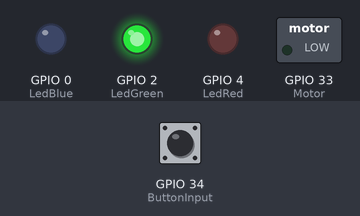
This sketch was run on a simulated ESP32. Shown: switched loads named in the sketch (green lamp = pin HIGH), output pins drawn as LEDs (lit = HIGH). The test bench sets the inputs (shaded band); at power-on: GPIO 34 (ButtonInput) LOW. What the sketch prints to the serial monitor is not drawn.

Above: at 2.2 s.
2.3 s: GPIO 34 (ButtonInput) pulled HIGH for 0.15 s
At 3.2 s:
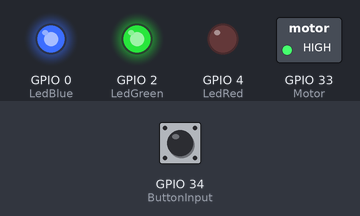
5.4 s: GPIO 34 (ButtonInput) pulled HIGH for 1 s
At 6.6 s:
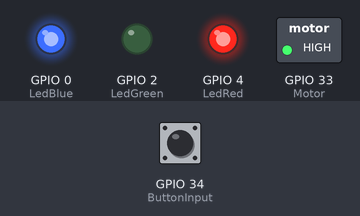
8.5 s: GPIO 34 (ButtonInput) pulled HIGH for 3.2 s
At 15.3 s:
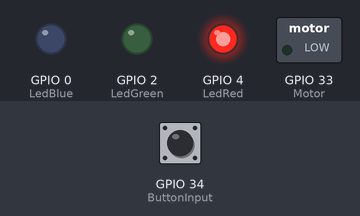
Timing chart, 0 to 18.5 s (numbered marks = the images above; inputs shaded):
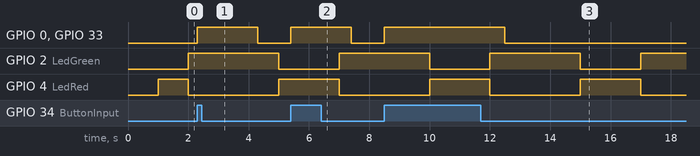

The sketch:

ECE2799_Mutlthread_Test.ino
```cpp
TaskHandle_t Task1;
TaskHandle_t Task2;

#define LedRed 4
#define LedBlue 0
#define LedGreen 2
#define Motor 33
#define ButtonInput 34
int ButtonState = 0;

//Adding PWM so the LEDs don't blow each other out
//const int freq = 5000;
//const int ledChannel = 0;
//const int resolution = 8;

//Setup for the mutlithread stuff
void setup() {
  Serial.begin(115200);
  Serial.print("setup() running on core ");
  Serial.println(xPortGetCoreID());

  //create a task that will be executed in the Task1code() function, with priority 1 and executed on core 0
  xTaskCreatePinnedToCore(
                    Task1code,   /* Task function. */
                    "Task1",     /* name of task. */
                    10000,       /* Stack size of task */
                    NULL,        /* parameter of the task */
                    1,           /* priority of the task */
                    &Task1,      /* Task handle to keep track of created task */
                    0);          /* pin task to core 0 */
  delay(500);

  //create a task that will be executed in the Task2code() function, with priority 1 and executed on core 1
  xTaskCreatePinnedToCore(
                    Task2code,   /* Task function. */
                    "Task2",     /* name of task. */
                    10000,       /* Stack size of task */
                    NULL,        /* parameter of the task */
                    1,           /* priority of the task */
                    &Task2,      /* Task handle to keep track of created task */
                    1);          /* pin task to core 1 */
    delay(500);

    // configure LED PWM functionalitites And I guess it goes to Core1???
  //ledcSetup(ledChannel, freq, resolution);
  //ledcAttachPin(ledPin, ledChannel); // attach the channel to the GPIO to be controlled

  pinMode(Motor,OUTPUT);
  pinMode(LedRed, OUTPUT);
  pinMode(LedBlue, OUTPUT);
  pinMode(LedGreen, OUTPUT);
  pinMode(ButtonInput,INPUT);
}

//Task1code: Blinks Red and Green other code will do motor and Blue
void Task1code( void * pvParameters ){
  Serial.print("Task1 running on core ");
  Serial.println(xPortGetCoreID());

  for(;;){
    digitalWrite(LedRed, HIGH);
    digitalWrite(LedGreen, LOW);
    delay(2000);
    digitalWrite(LedRed, LOW);
    digitalWrite(LedGreen, HIGH);
    delay(3000);
  }
}

//Task2code: When button is pushed run the motor, when not pushed turn blue
void Task2code( void * pvParameters ){
  Serial.print("Task2 running on core ");
  Serial.println(xPortGetCoreID());

  for(;;){
    ButtonState = digitalRead(ButtonInput);
  if (ButtonState == HIGH) {
    digitalWrite(Motor,HIGH);
    digitalWrite(LedBlue,HIGH);
    delay(2000);

  }
  else {
    digitalWrite(Motor,LOW);
    digitalWrite(LedBlue,LOW);

  }
}
}

void loop() {
}
```

Measured:
- after the input at 2.3 s, GPIO 0 (LedBlue), GPIO 33 (Motor): LOW → HIGH at once, → LOW 2.0 s later
- after the input at 5.4 s, GPIO 0 (LedBlue), GPIO 33 (Motor): LOW → HIGH at once, → LOW 2.0 s later
- after the input at 8.5 s, GPIO 0 (LedBlue), GPIO 33 (Motor): LOW → HIGH at once, → LOW 4.0 s later
- by itself, GPIO 2 (LedGreen): alternates HIGH for 3.0 s and LOW for 2.0 s
- by itself, GPIO 4 (LedRed): alternates HIGH for 2.0 s and LOW for 3.0 s
